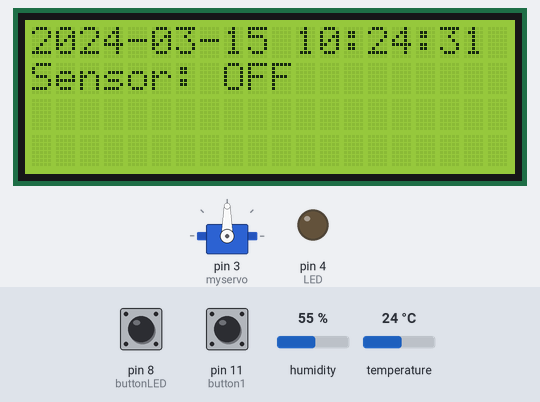
A sketch run on a simulated Arduino Uno, built with avr-gcc and run on an emulated ATmega328P. Shown: servo, 20×4 character LCD, output pins drawn as LEDs (lit = HIGH). The inputs (shaded band) are chosen by the test bench; at power-on: pin 8 (buttonLED) HIGH, pin 11 (button1) HIGH, humidity 55 %, temperature 24 °C. The local clock reads 2024-03-15 10:24:30 at power-on unless the sketch sets it.

Above: at 1.2 s.
1.3 s: pin 8 (buttonLED) pulled LOW for 0.15 s
At 3.8 s:
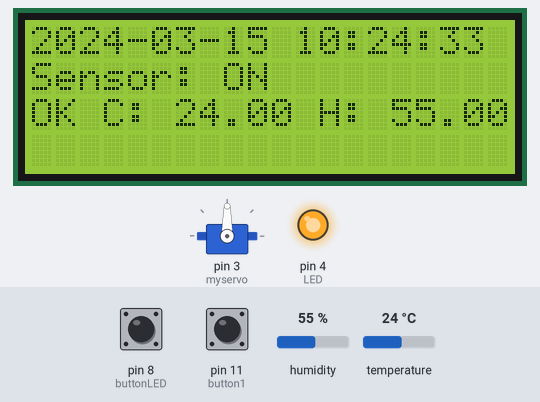
4.5 s: pin 8 (buttonLED) pulled LOW for 1 s
At 6.8 s:
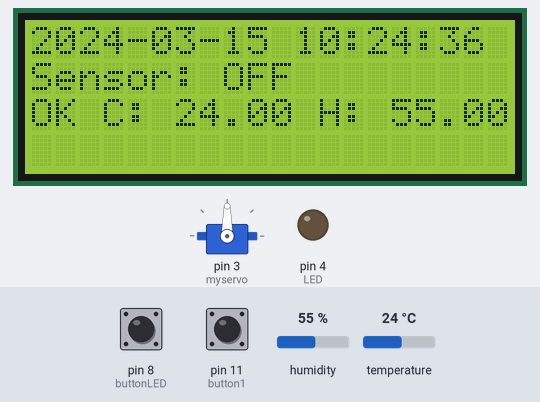
8.5 s: pin 11 (button1) pulled LOW for 0.15 s
At 8.78 s:
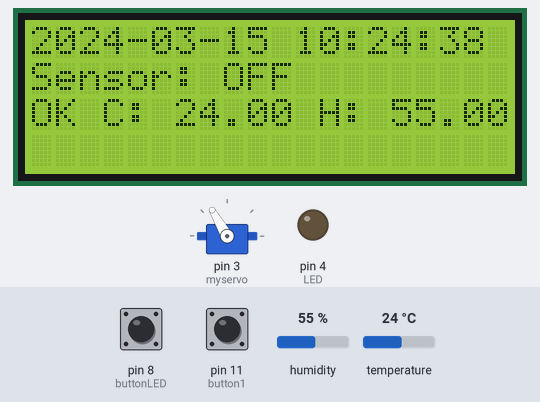
10.1 s: humidity set to 22 %
At 11.5 s:
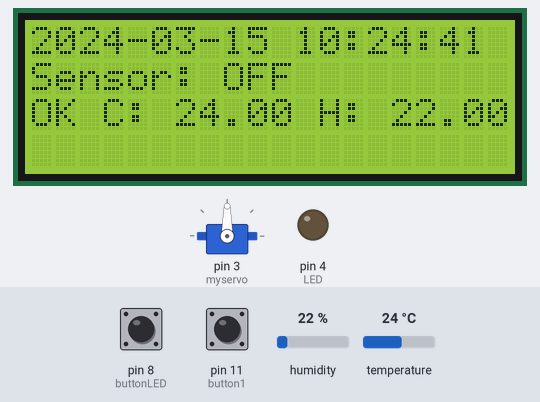
11.8 s: pin 8 (buttonLED) pulled LOW for 0.15 s
At 12.4 s:
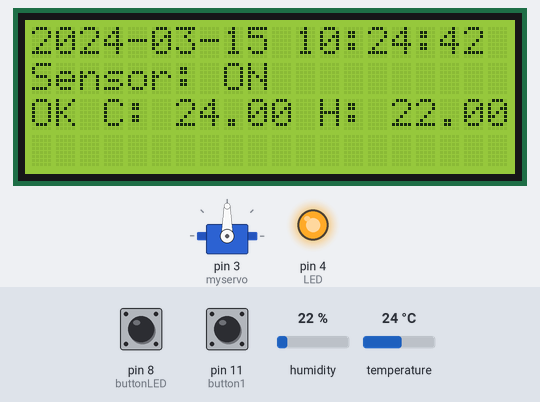
13.5 s: pin 11 (button1) pulled LOW for 1 s
At 14.63 s:
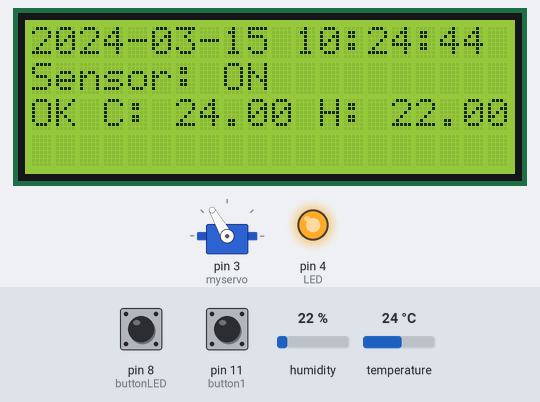
Timing chart, 0 to 16.5 s (numbered marks = the images above; inputs shaded):
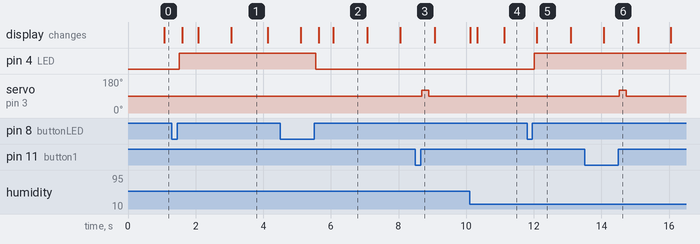

The sketch:

autoAirConditioner_demo.ino
```cpp
#include <Wire.h>
#include <LiquidCrystal_I2C.h>
#include <DS3231.h>
#include <DHT.h>
#include <Servo.h>

#define YUZHI 500
#define button1 11
#define buttonLED 8
#define LED 4
LiquidCrystal_I2C lcd(0x27, 20, 4);
DS3231 Clock;
DHT dht;
Servo myservo;

void setup()
{
  myservo.attach(3);
  myservo.write(90);
  Serial.begin(115200);
  dht.setup(2);
  lcd.init();
  lcd.backlight();
  lcd.clear();
  pinMode(button1, INPUT_PULLUP);
  pinMode(buttonLED, INPUT_PULLUP);
  pinMode(LED, OUTPUT);
  digitalWrite(LED, LOW);
}

#define downtime 200
void down() {
  myservo.write(120);
  delay(downtime);
  myservo.write(90);
}

int second = 0, minute = 0, hour = 0, date = 0, month = 0, year = 0;
bool h12;
bool PM;
bool Century = false;
void refreshTime() {
  second = Clock.getSecond();
  minute = Clock.getMinute();
  hour = Clock.getHour(h12, PM);
  date = Clock.getDate();
  month = Clock.getMonth(Century);
  year = Clock.getYear();
}
char time[45], a[45];
float humidity = 0, temperature = 0;
long last, now;

int lastsensor = 1, lastLED = 1, LED_state = 0;
void loop()
{
  refreshTime();
  if (Serial.available() > 0)
  {
    char rec = Serial.read();
    if ( rec == 'a')
    {
      Serial.print("Set Time:");
      delay(50);
      Serial.readBytesUntil('a', time, 45);
      Serial.println(time);
      sscanf(time, "20%d-%d-%d %d:%d:%d", &year, &month, &date, &hour, &minute, &second);
      Clock.setSecond(second);
      Clock.setMinute(minute);
      Clock.setHour(hour);
      Clock.setDate(date);
      Clock.setMonth(month);
      Clock.setYear(year);
    }
  }

  sprintf(a, "20%02d-%02d-%02d %02d:%02d:%02d", year, month, date, hour, minute, second);
  lcd.setCursor(0, 0);
  lcd.print(a);

  lcd.setCursor(0, 1);
  lcd.print("Sensor: ");
  if (LED_state)lcd.print("ON ");
  else lcd.print("OFF");

  now = millis();
  if (now - last > dht.getMinimumSamplingPeriod()) {
    humidity = dht.getHumidity();
    temperature = dht.getTemperature();
    lcd.setCursor(0, 2);
    lcd.print(dht.getStatusString());
    lcd.print(" C: ");
    lcd.print(temperature);
    lcd.print(" H: ");
    lcd.print(humidity);
    last = now;
  }

  int nowsensor = digitalRead(button1);
  if (nowsensor != lastsensor) {
    if (nowsensor)down();
  }
  lastsensor = nowsensor;

  int nowLED = digitalRead(buttonLED);
  if (nowLED != lastLED) {
    if (nowLED) {
      LED_state = 1 - LED_state;
      digitalWrite(LED, LED_state);
    }
  }
  lastLED = nowLED;

  delay(50);
}
```

Measured:
- after the input at 1.3 s, pin 4 (LED): LOW → HIGH after 0.22 s; the display: first changes after 0.31 s (image 1 shows a later state)
- after the input at 4.5 s, pin 4 (LED): HIGH → LOW after 1.0 s; the display: first differs from a run without the input after 1.1 s (image 2 shows a later state)
- after the input at 8.5 s, servo on pin 3 (myservo): 90° → 120° after 0.19 s, → 90° 0.20 s later
- after the input at 11.8 s, pin 4 (LED): LOW → HIGH after 0.21 s; the display: changes after 0.29 s (image 5)
- after the input at 13.5 s, servo on pin 3 (myservo): 90° → 120° after 1.0 s, → 90° 0.20 s later
- what the display in image 1 shows lasts 1.1 s, from 3.0 s to 4.1 s
- what the display in image 2 shows lasts 1.0 s, from 6.1 s to 7.1 s
